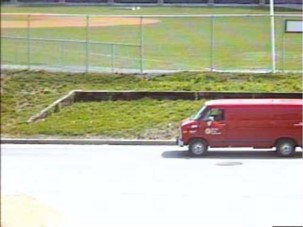
#> input picture sample_imgs/car.jpg, 303 x 227 px
$ jupyter execute --allow-errors 2.graph-based-segmentation.ipynb
#> lines starting #> are read from the running program, lines starting #| are printed output that depends on the picture
### 1. Graph based segmentation (grid) version 1

This is graph based segmentation implementation version 1.

- This algorithm is very slow, because every time `D()` is called, `MST()` is called.

[cell 1]
import math
from PIL import Image

import numpy as np
import matplotlib.pyplot as plt
from tqdm.notebook import tqdm


# [5 lines left out: function show_img, not called in this run]


def load_img(path):
#> called with path = 'sample_imgs/car.jpg'
    return np.asarray(Image.open(path).resize((32, 32), Image.BICUBIC))
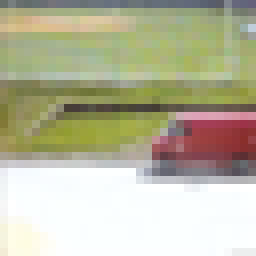
#> returned value: shape (32, 32, 3) (shown 8 times larger); mean of channels 0, 1, 2 185.3, 183.8, 158.2; drawn as R, G, B


def get_cmap(n, name='hsv'):
    cmap = plt.cm.get_cmap(name, n)
    return [cmap(i)[:3] for i in range(n)]


# [8 lines left out: function fill_color, not called in this run]


class Edge:
    def __init__(self, v1, v2, p1, p2, H, W):
        self.v1 = v1
        self.v2 = v2
        self.p1 = p1
        self.p2 = p2
        self.H = H
        self.W = W
        self.weight = self.compute_weight()

    @property
    def v1_id(self):
        return self.v1[0] * self.W + self.v1[1]

    @property
    def v2_id(self):
        return self.v2[0] * self.W + self.v2[1]

    def compute_weight(self):
        return math.sqrt(sum([pow(i - j, 2) for i, j in zip(self.p1, self.p2)]))

    def __repr__(self):
        return f"(i={self.v1}, j={self.v2}, w={self.weight})"


def init_graph(img):
    """initialize graph by building edge and weight

    return graph, sorted edge list
    """
    H, W, C = img.shape
    grid = [(-1, -1), (-1, 0), (-1, 1), (0, -1), (0, 1), (1, -1), (1, 0), (1, 1)]
    graph = []
    edge_list = []

    for h in range(H):
        for w in range(W):
            neighbor = []
            for dr, dc in grid:
                n_h = h + dr
                n_w = w + dc
                if 0 <= n_h < H and 0 <= n_w < W:
                    edge = Edge((h, w), (n_h, n_w), img[h, w], img[n_h, n_w], H, W)
                    neighbor.append(edge)
                    edge_list.append(edge)
            graph.append(neighbor)

    edge_list.sort(key=lambda x: x.weight, reverse=False)

    return graph, edge_list


# [55 lines left out: functions Diff, Union_find, Union_join, MST, Inc, not called in this run]


def Tau(v, segment, group_id, K=300):
    """Give penalty for smaller component"""
    return K / len(segment[group_id[v]])


def MInc(v1, v2, graph, segment, group_id, K):
    """Compare internal difference of v1 and v2"""
    return min(Inc(v1, graph, segment, group_id) + Tau(v1, segment, group_id, K), Inc(v2, graph, segment, group_id) + Tau(v2, segment, group_id, K))


# [15 lines left out: functions D, merge_segment, not called in this run]


def segment_img(img, K=300):
#> called with K = 300
    H, W, C = img.shape
#> H = 32; W = 32; C = 3
    graph, edge_list = init_graph(img)
#> the loop in init_graph, `for h in range(H):` made 32 passes
    segment = [[r * W + c] for r in range(H) for c in range(W)]
    group_id = [i for i in range(H * W)]

    for edge in tqdm(edge_list):
        v1 = edge.v1_id
        v2 = edge.v2_id
        if group_id[v1] != group_id[v2]:
            if not D(v1, v2, graph, segment, group_id, K):
                merge_segment(v1, v2, segment, group_id)
#> this loop made 0 passes

    num_group = len(list(set(group_id)))
    id2idx = {id:idx for idx, id in enumerate(list(set(group_id)))}
    group_id = [id2idx[id] for id in group_id]
    print(f"Done. # group = {num_group}")

    segmented = fill_color(group_id, H, W)

    return segmented


img = load_img('sample_imgs/car.jpg')
#> (the rest of this cell did not finish here and is left out)

### 2. Graph based segmentation (grid) version 2.

Updates:
1. check if two pixels are same segments(find) and join two different segments(join) is done via Disjoin operation.
2. Add post processing steps
3. Track mst and size of each components (speed up)
4. (important) apply guassian smoothing suggested in original code, not regular one

[cell 2]
import os
import math
import time
import random
from PIL import Image

from scipy.ndimage import gaussian_filter, gaussian_filter1d
import numpy as np
import matplotlib.pyplot as plt
from tqdm.notebook import tqdm


random.seed(1)

# [9 lines left out: function show_img, not called in this run]


def load_img(path):
#> called with path = 'sample_imgs/car.jpg'
    return np.asarray(Image.open(path))
#> returned value is the input picture: shape (227, 303, 3); mean R, G, B 185.1, 183.6, 158.1


def apply_guassian(img, sigma):
    """Apply 2D gaussian smoothing twice

    original: 1D(trunc=3.0) gaussian kernel
    modified: 2D(trunc=4.0) gaussian kernel
    Guassian filter is always the most important function in segmentation.

    Original module can be founded at https://github.com/salaee/pegbis.

    args:
        img(ndarray): image array (uint8)
        sigma(float): smoothing kernel size (higher, smoother)

    return:
        smoothend image
    """
#> called with sigma = 1
    img = gaussian_filter(img.astype(float), sigma)
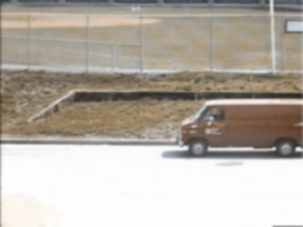
#> img: shape (227, 303, 3) float64; mean of channels 0, 1, 2 183, 176.5, 167.4; drawn as R, G, B
    img = gaussian_filter(img.astype(float), sigma)
    return img


def get_cmap(n, name='hsv'):
    cmap = [[random.random() for _ in range(3)] for i in range(n)]
    return cmap


# [8 lines left out: function fill_color, not called in this run]


def euclidian_distance(y1, y2):
    return np.sqrt(np.sum((y1-y2)**2, axis=-1))


def init_graph(img):
    """fast grid graph construction

    return sorted edge list
    """
    H, W, C = img.shape
    grid = [(-1, 1), (0, 1), (1, 0), (1, 1)]
    edge_list = []

    pixel_id = np.arange(H * W).reshape(H, W)
    edge_list = []

    for i, (dr, dc) in enumerate(grid):
        rolled_pixel_id = np.roll(pixel_id, [-dr, -dc], axis=[0, 1])
        rolled_img = np.roll(img, [-dr, -dc], axis=[0, 1])
        distance_map = euclidian_distance(img, rolled_img)
        edges = np.stack([pixel_id, rolled_pixel_id, distance_map], axis=2)
        if i == 0:
            edge_list.append(edges[-dr:, :-dc].reshape((H-1)*(W-1), 3))
        elif i == 1:
            edge_list.append(edges[:, :-dc].reshape(H*(W-1), 3))
        elif i == 2:
            edge_list.append(edges[:-dr, :].reshape((H-1)*W, 3))
        elif i == 3:
            edge_list.append(edges[:-dr, :-dc].reshape((H-1)*(W-1), 3))

    edge_list = np.concatenate(edge_list, axis=0)
    edge_list = edge_list[np.argsort(edge_list[:, 2])]

    return edge_list


# [22 lines left out: functions Union_find, Union_join, not called in this run]


def segment_img(img, K=300, min_size=50):
#> called with K = 300, min_size = 30
    H, W, C = img.shape
    print(f"Image shape: {H}x{W}x{C}")
#| Image shape: 227x303x3

    # 1. make grid graph
    edge_list = init_graph(img)
#> the loop in init_graph, `for i, (dr, dc) in enumerate(grid):` made 4 passes
#> pass 1, in init_graph, `rolled_img = np.roll(img, [-dr, -dc], axis=[0, 1])`:
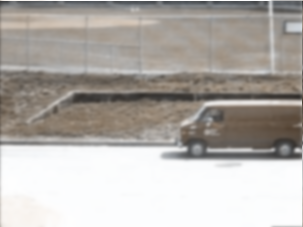
#> rolled_img: shape (227, 303, 3) float64; mean of channels 0, 1, 2 180.1, 175.7, 171.1; drawn as R, G, B
#> pass 1, in init_graph, `distance_map = euclidian_distance(img, rolled_img)`:
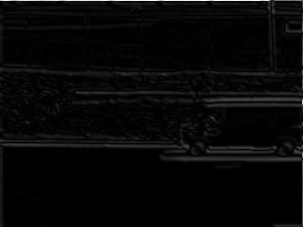
#> distance_map: shape (227, 303) float64; min 0, max 317, mean 9.4; drawn with min black and max white
#> pass 1, in init_graph, `edges = np.stack([pixel_id, rolled_pixel_id, distance_map], axis=2)`:
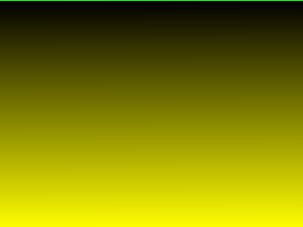
#> edges: shape (227, 303, 3) float64; mean of channels 0, 1, 2 34390, 34390, 9.4; drawn with min black and max white
#> after the loop in init_graph, `for i, (dr, dc) in enumerate(grid):`:
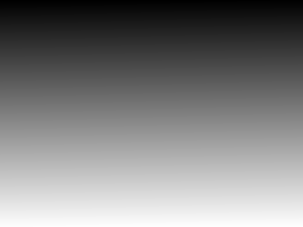
#> pixel_id: shape (227, 303) int64; min 0, max 68780, mean 34390; drawn with min black and max white
    group_id = list(range(H * W))
    threshold = [K for _ in range(H * W)]
    size = [1 for _ in range(H * W)]
    rank = [0 for _ in range(H * W)]

    # 2. connect pixel by relative internal difference
    for edge in tqdm(edge_list):
        c1 = Union_find(int(edge[0]), group_id)
        c2 = Union_find(int(edge[1]), group_id)
        if c1 != c2:
            if edge[2] < min(threshold[c1], threshold[c2]):
                Union_join(c1, c2, edge[2], group_id, threshold, size, rank, K)

    # 3. connect region smaller than min_size (post process, only shown in the code)
    for edge in tqdm(edge_list):
        c1 = Union_find(int(edge[0]), group_id)
        c2 = Union_find(int(edge[1]), group_id)
        if c1 != c2 and (size[c1] < min_size or size[c2] < min_size):
            Union_join(c1, c2, edge[2], group_id, threshold, size, rank, K)

    # 4. Refind parents
    for i in range(H * W):
        Union_find(i, group_id)

    # 5. show results
    id2idx = {id:idx for idx, id in enumerate(list(set(group_id)))}
    group_id = [id2idx[id] for id in group_id]
    segmented = fill_color(group_id, H, W)
    print(f"Done. # group = {len(list(set(group_id)))}")

    return segmented


image_name_list=['paris', 'BigTree']
image_name_list2=['car', 'baseball']

#> (the rest of this cell did not finish here and is left out)
